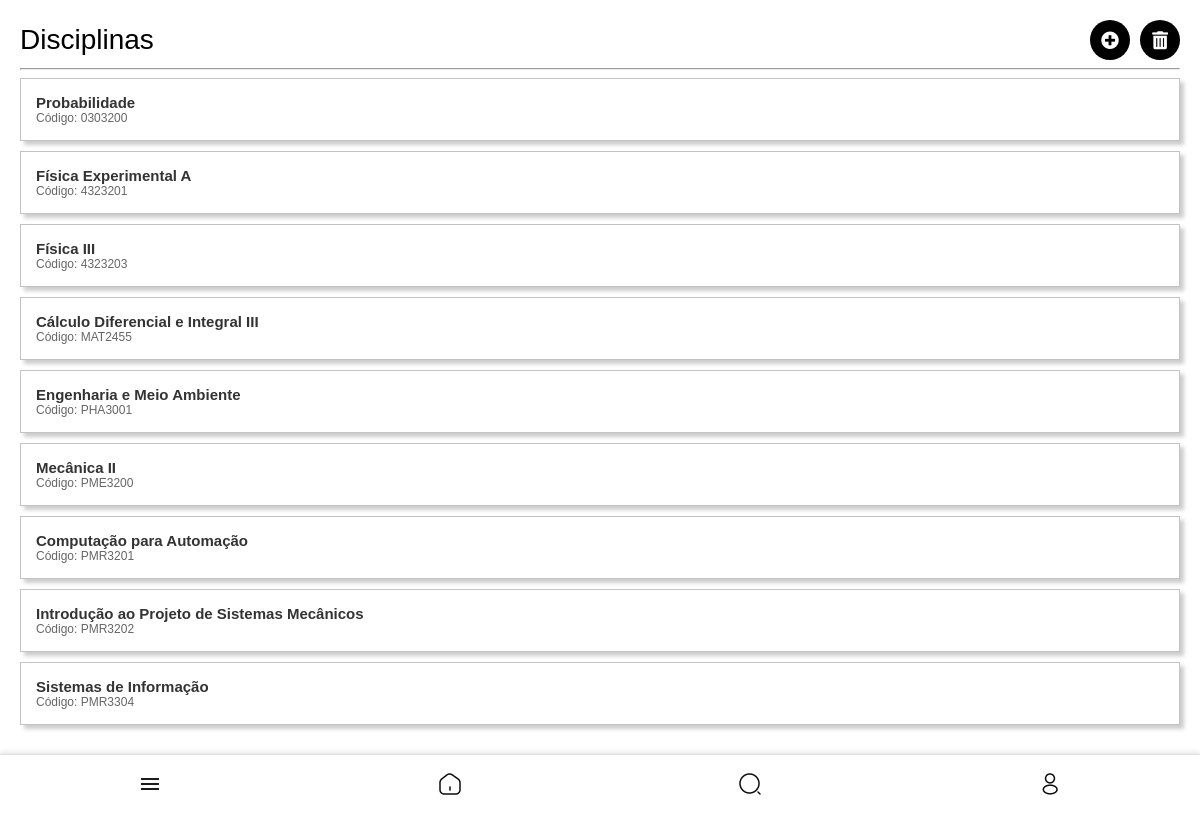
The app's page /disciplinas/ (signed in) with its own data.
### core/models.py (models this page shows, shortened)
class UserDiscipline(models.Model):
    user = models.ForeignKey(settings.AUTH_USER_MODEL, on_delete=models.CASCADE)
    disciplina = models.ForeignKey('Disciplina', on_delete=models.CASCADE)

class Disciplina(models.Model):
    nome = models.CharField(max_length=255)
    codigo = models.CharField(max_length=10)
    curso = models.CharField(max_length=255)
    semestre = models.CharField(max_length=10)
    tipo = models.CharField(max_length=50)
    professor_responsavel = models.ForeignKey(
        settings.AUTH_USER_MODEL,
        null=True,
        blank=True,
        on_delete=models.SET_NULL,
        limit_choices_to={'user_type': 'professor'}
    )
    turma = models.IntegerField(default=1)

### core/views.py (the view)
# urls.py: path('disciplinas/', views.disciplinas, name='disciplinas'),
@login_required
def disciplinas(request):
    if request.user.user_type not in ['aluno', 'representante', 'professor']:
        raise PermissionDenied
    user_disciplines = UserDiscipline.objects.filter(user=request.user).select_related('disciplina')
    turma_counts = {}
    for ud in user_disciplines:
        key = (ud.disciplina.nome, ud.disciplina.codigo)
        if key in turma_counts:
            turma_counts[key] += 1
        else:
            turma_counts[key] = 1
    disciplinas_com_turmas = [
        (ud, turma_counts[(ud.disciplina.nome, ud.disciplina.codigo)] > 1)
        for ud in user_disciplines
    ]
    return render(request, 'core/disciplinas.html', {'user_disciplines': disciplinas_com_turmas})

### templates/core/disciplinas.html (shortened to what this page needs)
{% extends 'core/base.html' %}
{% block content %}
<div class="disciplinas-container">
    <div class="header-container">
        <h1>Disciplinas</h1>
        <div class="actions">
            <a href="{% url 'adicionar_disciplinas' %}" class="icon-btn">
                <i class="fas fa-plus-circle"></i>
            </a>
            <a href="{% url 'remover_disciplinas' %}" class="icon-btn">
                <i class="fas fa-trash-alt"></i>
            </a>
        </div>
    </div>
    <hr>
    <ul class="disciplinas-list">
        {% for user_discipline, show_turma in user_disciplines %}
        <li class="disciplina-item">
            <a href="{% url 'detalhe_disciplina' user_discipline.disciplina.id %}" class="disciplina-nome">
                {{ user_discipline.disciplina.nome }}
            </a>
            <a href="{% url 'detalhe_disciplina' user_discipline.disciplina.id %}" class="disciplina-codigo" style="font-weight: normal; font-size: min(12px,3vw); color: #666;">
                Código: {{ user_discipline.disciplina.codigo }}
            </a>
        </li>
        {% empty %}
        <li class="empty-list" style="font-size: min(15px,4vw); color: #8c8c8c;">Você não adicionou nenhuma disciplina ainda.</li>
        {% endfor %}
    </ul>
</div>
{% endblock %}

### media/style.css (style rules this page uses)
@media (min-width: 769px) { body { font-family: Arial, sans-serif; background-color: rgb(234, 234, 234); display: flex; flex-direction: column; align-items: center; justify-content: flex-start; min-height: 100vh; margin: 0; padding-bottom: 5vw; } }
@media (min-width: 769px) { a { text-decoration: none; color: #000000; } }
@media (min-width: 769px) { .disciplinas-container { padding: min(6vw, 20px); font-family: Arial, sans-serif; padding-bottom: min(20vw,80px); width: 100vw; box-sizing: border-box; } }
@media (min-width: 769px) { .disciplinas-container h1 { font-size: min(28px,8vw); margin-bottom: 0; margin-top: 0; font-weight:normal; text-align: left; } }
@media (min-width: 769px) { .disciplinas-list { list-style: none; padding: 0; margin: 0; } }
@media (min-width: 769px) { .disciplina-item { display: flex; flex-direction: column; background-color: #fff; border: 1px solid #c3c3c3; margin-bottom: min(10px,6vw); padding: min(15px,6vw); box-shadow: min(4px,2vw) min(4px,2vw) min(4px,2vw) rgba(0, 0, 0, 0.2); text-align: left; width: 100%; box-sizing: border-box; position: relative; overflow: hidden; } }
@media (min-width: 769px) { .disciplina-item a { width: 80%; text-align: left; white-space: nowrap; overflow: hidden; text-overflow: ellipsis; text-decoration: none; color: #333; font-size: min(15px,4vw); font-weight: bold; } }
@media (min-width: 769px) { .header-container { display: flex; flex-direction: row; justify-content: space-between; align-items: center; } }
@media (min-width: 769px) { .actions { display: flex; flex-direction: row; gap: min(10px, 2vw); justify-content: center; align-items: center; } }
@media (min-width: 769px) { .actions .icon-btn { display: flex; flex-direction: row; justify-content: center; background-color: #000; color: #fff; border: none; border-radius: 50%; width: min(40px, 8vw); height: min(40px, 8vw); font-size: min(18px, 4vw); cursor: pointer; text-decoration: none; } }
@media (min-width: 769px) { .icon-btn { background: none; border: none; font-size: min(18px, 4vw); color: #000000; cursor: pointer; text-decoration: none; display: flex; align-items: center; justify-content: center; } }
@media (min-width: 769px) { .topico-info p,a { font-size: min(12px); color: grey; } }

### templates/core/disciplinas.html (style rules this page uses)
body { background-color: white; margin: 0; padding: 0; box-sizing: border-box; overflow-x: hidden; }
html, body { width: 100%; }

### records on screen
UserDiscipline: disciplina.nome "Probabilidade", disciplina.codigo "0303200"
UserDiscipline: disciplina.nome "Física Experimental A", disciplina.codigo "4323201"
UserDiscipline: disciplina.nome "Física III", disciplina.codigo "4323203"
UserDiscipline: disciplina.nome "Cálculo Diferencial e Integral III", disciplina.codigo "MAT2455"
UserDiscipline: disciplina.nome "Engenharia e Meio Ambiente", disciplina.codigo "PHA3001"
UserDiscipline: disciplina.nome "Mecânica II", disciplina.codigo "PME3200"
UserDiscipline: disciplina.nome "Computação para Automação", disciplina.codigo "PMR3201"
UserDiscipline: disciplina.nome "Introdução ao Projeto de Sistemas Mecânicos", disciplina.codigo "PMR3202"
UserDiscipline: disciplina.nome "Sistemas de Informação", disciplina.codigo "PMR3304"
